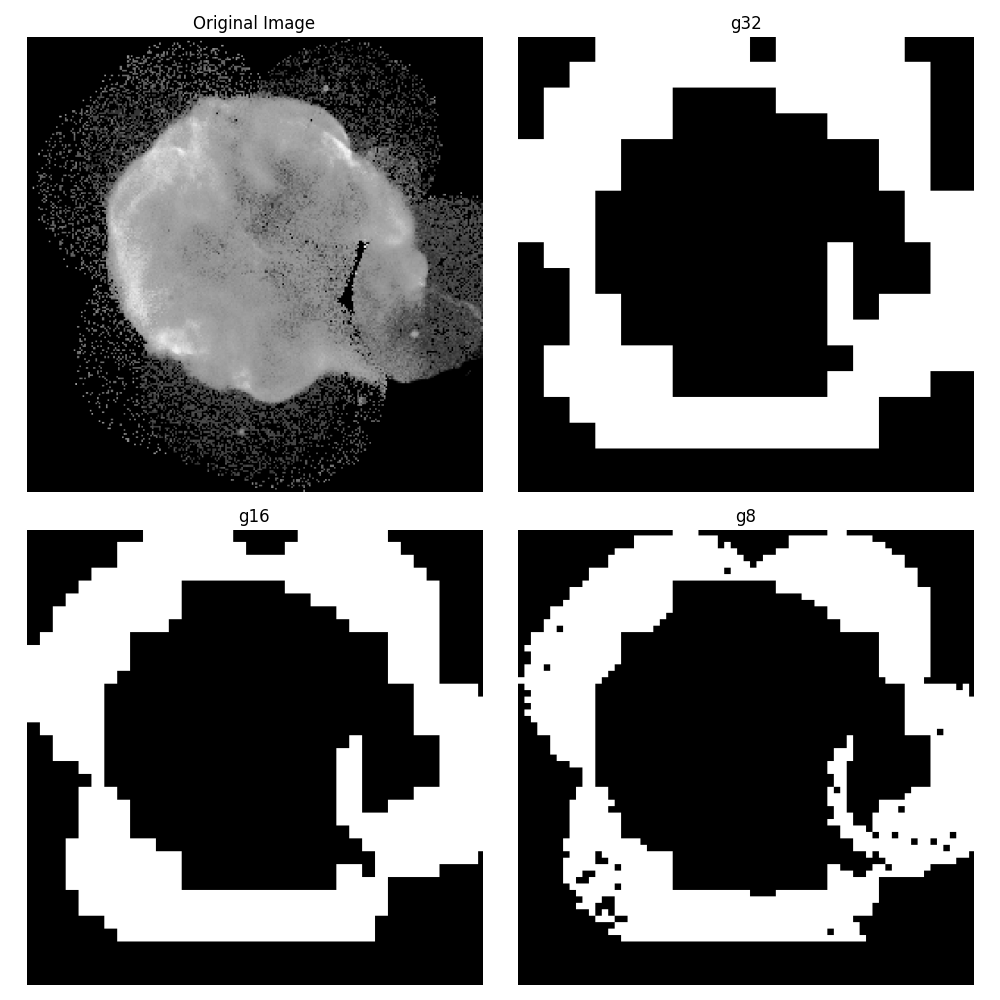

Here is the Python script that generated this plot:

import sys
import os
import numpy as np
import matplotlib.pyplot as plt
from skimage.io import imread
from libDIPUM.splitmerge import splitmerge
from libDIPUM.data_path import dip_data

def predicate(region):
    # sd = std2(region);
    # m = mean2(region);
    # flag = (sd > 10) & (m > 0) & (m < 125);
    # Note: MATLAB std2 is sample standard deviation (ddof=1).
    sd = np.std(region, ddof=1)
    m = np.mean(region)
    return (sd > 10) and (m > 0) and (m < 125)

# Data
image_path = dip_data('cygnusloop.tif')
f = imread(image_path)

# Split and Merge
print("Processing splitmerge(32)...")
g32 = splitmerge(f, 32, predicate)

print("Processing splitmerge(16)...")
g16 = splitmerge(f, 16, predicate)

print("Processing splitmerge(8)...")
g8 = splitmerge(f, 8, predicate)

# Display
fig, axes = plt.subplots(2, 2, figsize=(10, 10))

axes[0, 0].imshow(f, cmap='gray')
axes[0, 0].set_title('Original Image')
axes[0, 0].axis('off')

axes[0, 1].imshow(g32, cmap='gray')
axes[0, 1].set_title('g32')
axes[0, 1].axis('off')

axes[1, 0].imshow(g16, cmap='gray')
axes[1, 0].set_title('g16')
axes[1, 0].axis('off')

axes[1, 1].imshow(g8, cmap='gray')
axes[1, 1].set_title('g8')
axes[1, 1].axis('off')

plt.tight_layout()
plt.savefig('Figure1048.png')
print("Saved Figure1048.png")
plt.show()
